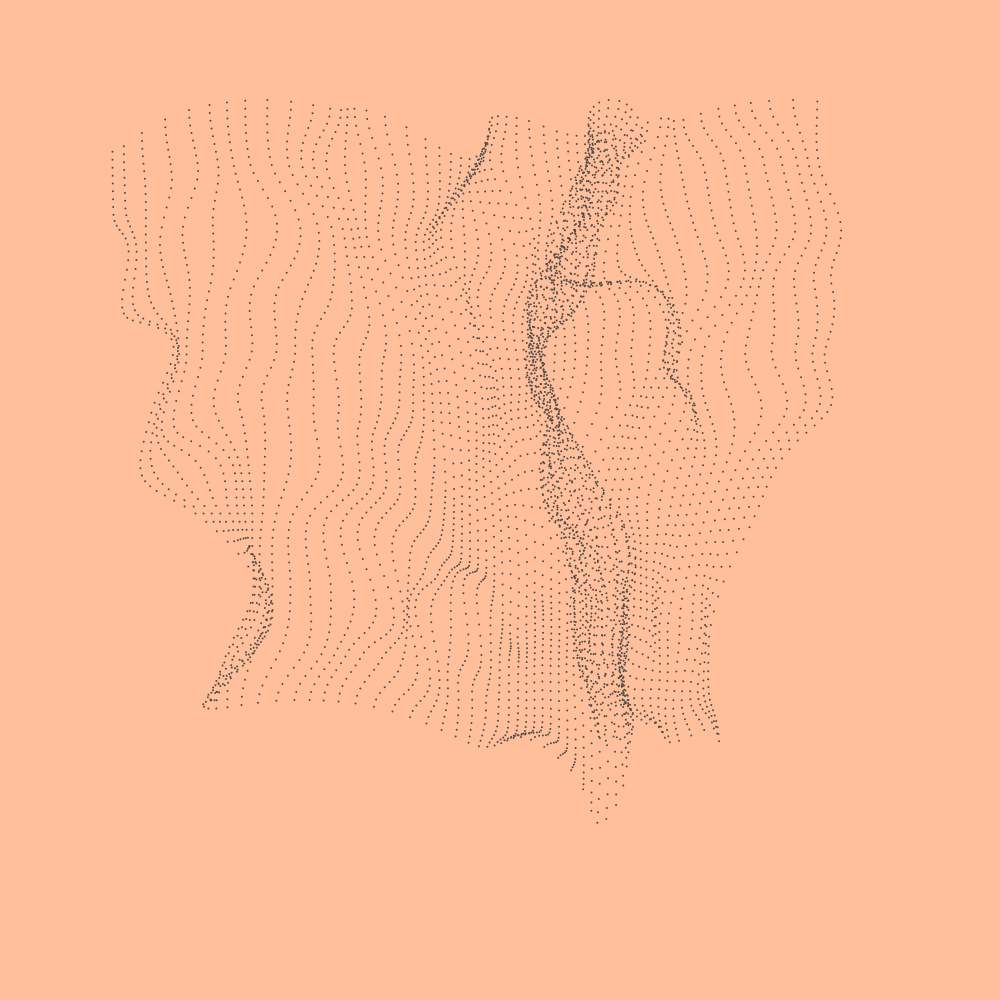
Frame 1 (no input)
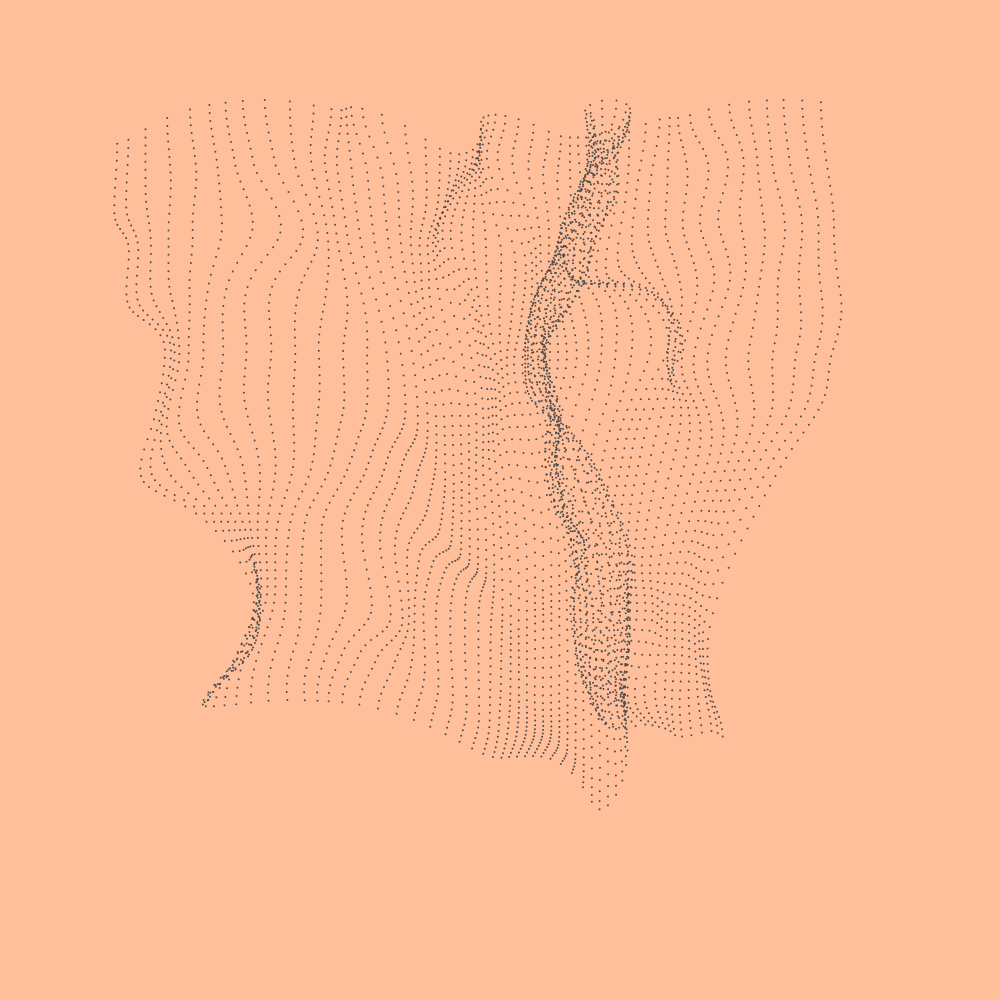
Frame 60 (no input)
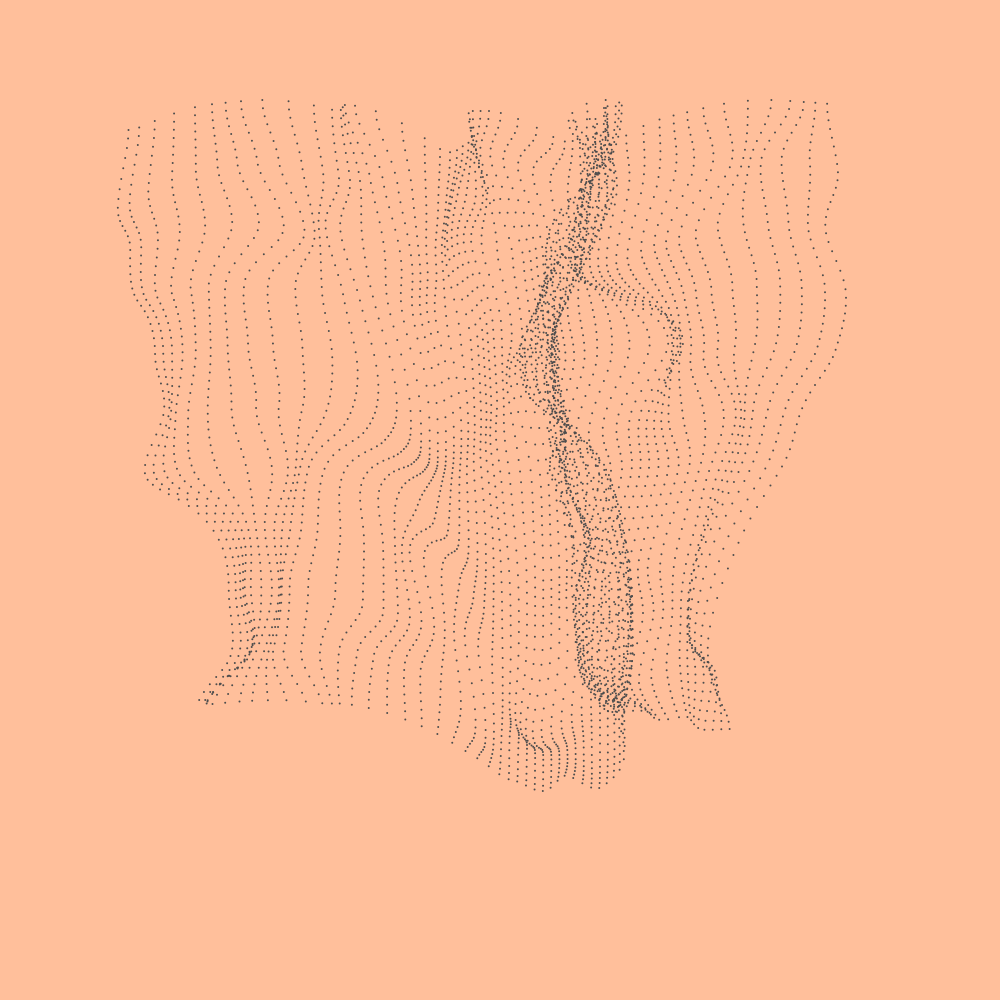
Frame 120 (the mouse pressed at the canvas centre since frame 60)

The p5.js sketch that drew these frames (run headless with seeded random() and noise() and a simulated clock; from frame 60 on, the mouse is pressed at the canvas centre):

// p5.js sketch
// ── sketch.js
pallette1 = ["#FFF4E0", "#FFBF9B", "#898121", "#4D4D4D"];
pallette2 = ["#2C3333", "#2E4F4F", "#0E8388", "#CBE4DE"];
pallette3 = ["#F7F1E5", "#E7B10A", "#898121", "#4C4B16"];

num_lines = 75;

function setup() {
  w = min(windowWidth, windowHeight);
  m = 0.2;
  createCanvas(w, w);

  pallette = pallette1;
  t = 0;
}

function draw() {
  background(pallette[1]);
  for (i = 0; i < num_lines; i++) {
    for (j = 0; j < num_lines; j++) {
      x = lerp(w * m, w * (1 - m), i / (num_lines - 1));
      y = lerp(w * m, w * (1 - m), j / (num_lines - 1));

      nsX = 1/30;
      nsY = 1/60

      s = noise(i * nsX, j * nsY, t);
      u = noise(i * nsX, j * nsY, t);

      c = pallette[3];
      r = 2;

      ang = s * TWO_PI;
      l = u;
      l = 100

      dx = l * sin(ang);
      dy = l * cos(ang);

      stroke(c);
      strokeWeight(r);
      point(x + dx, y + dy);
    }
  }

  t += 0.001;
}
